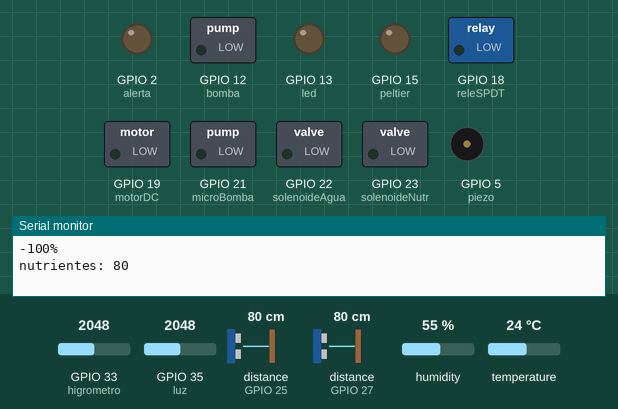
A sketch run on a simulated ESP32. On the bench: switched loads named in the sketch (green lamp = pin HIGH), output pins drawn as LEDs (lit = HIGH), buzzer (waves = sounding, pin HIGH), the last lines printed to the serial monitor. The inputs (shaded band) are chosen by the test bench; at power-on: distance to the obstacle (sensors on GPIO 25, GPIO 27) 80 cm, GPIO 33 (higrometro) = 2048, GPIO 35 (luz) = 2048, humidity 55 %, temperature 24 °C. WiFi joins after 1.5 s; servers stay silent unless stated.

Above: at 3.0 s.
3.1 s: distance to the obstacle (sensor on GPIO 25) set to 96 cm
6.2 s: distance to the obstacle (sensor on GPIO 25) set to 106 cm
At 7.6 s:
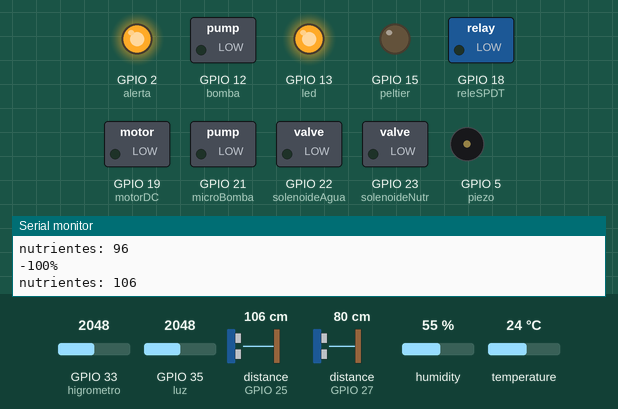
At 12.7 s:
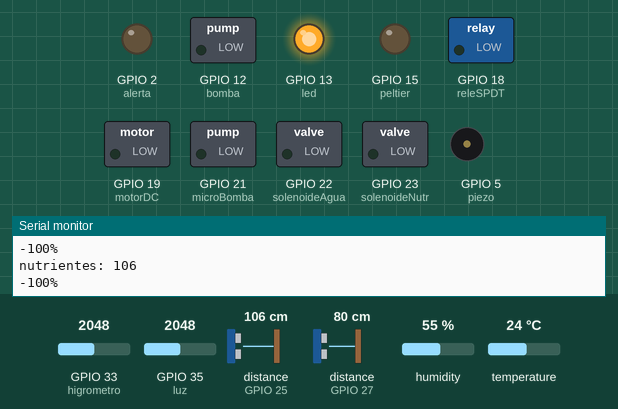
12.8 s: distance to the obstacle (sensor on GPIO 27) set to 98 cm
17.0 s: distance to the obstacle (sensor on GPIO 27) set to 106 cm
At 20.2 s:
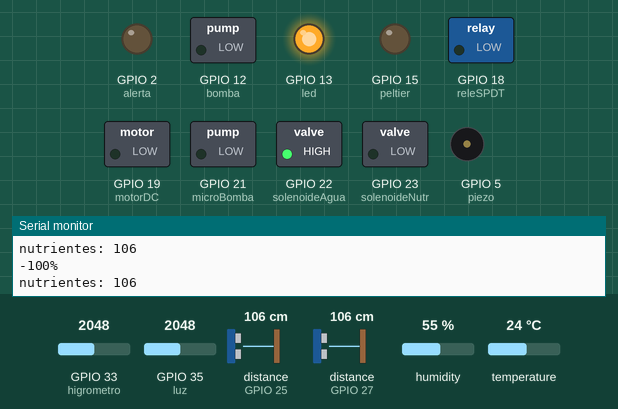
20.5 s: GPIO 33 (higrometro) set to 3015
26.5 s: GPIO 33 (higrometro) set to 3129
At 35.1 s:
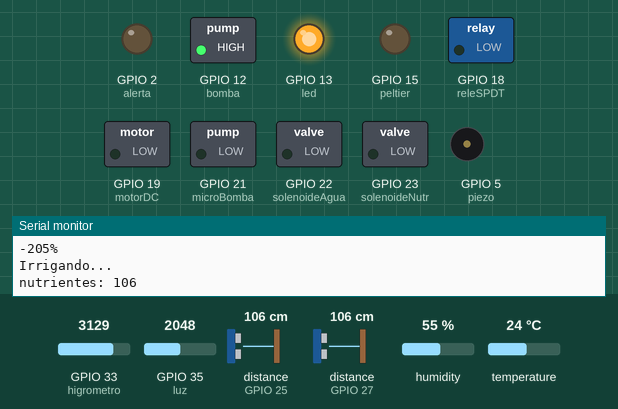
Timing chart, 0 to 36.8 s (numbered marks = the images above; inputs shaded):
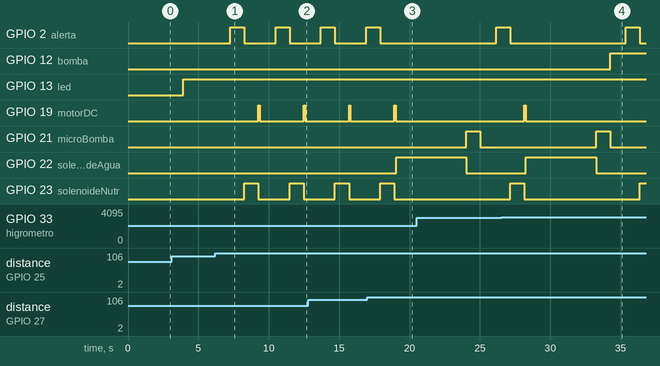

Measured:
- the behaviour switches between 100 and 101 cm on distance to the obstacle (sensor on GPIO 25) (found by bisection; images 0 and 1)
- the behaviour switches between 100 and 101 cm on distance to the obstacle (sensor on GPIO 27) (found by bisection; images 2 and 3)
- the behaviour switches between 3068 and 3069 on GPIO 33 (higrometro) (found by bisection; images 3 and 4)
- after the input at 6.2 s, GPIO 2 (alerta): alternates HIGH for 1.0 s and LOW for 2.2 s, starting after 1.1 s; GPIO 19 (motorDC): alternates HIGH for 0.10 s and LOW for 3.1 s, starting after 3.1 s; GPIO 23 (solenoideNutr): alternates HIGH for 1.0 s and LOW for 2.2 s, starting after 2.1 s
- after the input at 17.0 s, GPIO 2 (alerta): goes on until 17.9 s, then stays LOW; GPIO 22 (solenoideAgua): LOW → HIGH after 2.0 s
- after the input at 26.5 s, GPIO 12 (bomba): LOW → HIGH after 7.8 s

The sketch:

newAgro.ino
```cpp
/**************************************************
          Projeto:New-Agro;

          Hardware: ESP32;
          Plataforma: IDE ARDUINO;
          Placa: DOIT ESP32 DEVKIT V1;

          Sensores: Ultrassonico, Higrometro, DRH22, LDR; PH;
          Elaborado por: Nadyne Barbieri e Gustavo Bizon;

          Código: C++
          Versão: 1.0
          Data: //

***************************************************/
#define BLYNK_PRINT Serial
#define BLYNK_TEMPLATE_ID "***"
#define BLYNK_TEMPLATE_NAME "NewAgro"
#define BLYNK_AUTH_TOKEN "***"

#include <Ultrasonic.h>
#include <WiFi.h>
#include <WiFiClient.h>
#include <BlynkSimpleEsp32.h>
#include <DHT.h>

char ssid[] = "*******";
char pass[] = "*********";

//ATUADORES
#define alerta 2
#define piezo 5
#define bomba 12
#define led 13
#define peltier 15
#define releSPDT 18
#define motorDC 19
#define microBomba 21
#define solenoideAgua 22
#define solenoideNutr 23

//SENSORES
#define higrometro 33
#define DHTPIN 32
#define luz 35
#define ph 34
#define DHTTYPE DHT22
DHT dht(DHTPIN, DHTTYPE);
Ultrasonic ultrasonicAgua(14, 27);
Ultrasonic ultrasonicNutr(26, 25);

BlynkTimer timer; //CONECTA A NUVEM
 BLYNK_WRITE(V0) {
  int value =  param.asInt();
  digitalWrite(motorDC, value);
}

void temperaturaUmidade(){
  float h = dht.readHumidity();
  float t = dht.readTemperature();
  Blynk.virtualWrite(V2, t);
  Blynk.virtualWrite(V3, h);

  if (isnan(h) || isnan(t)) {
    Serial.println("Falha na leitura");
    return;
  }

  if (dht.readHumidity() <33) {
    digitalWrite(piezo, HIGH);
  } else {
    digitalWrite(piezo, LOW);
  }

  if (dht.readTemperature() > 24){
    digitalWrite(peltier, HIGH);
    delay(10000);
    digitalWrite(peltier,LOW);
  }

  if(dht.readTemperature() < 18) {
    digitalWrite(releSPDT , HIGH);
    digitalWrite(peltier, HIGH);
    delay(10000);
    digitalWrite(peltier, LOW);
    digitalWrite(releSPDT ,LOW);
  }
}

void ReservatorioNutr(){

  int distanceNutr = ultrasonicNutr.read();
  Serial.print("nutrientes: ");
  Serial.println(distanceNutr);
  delay(1000);

  if(distanceNutr > 100){ //aterar o valor de alcance aqui
    digitalWrite(alerta, HIGH);
    delay(1000);//falta definir tempo que valvula vai ficar ligada
    digitalWrite(alerta, LOW);

    digitalWrite(solenoideNutr, HIGH);
    delay(1000);//falta definir tempo que valvula vai ficar ligada
    digitalWrite(solenoideNutr, LOW);
    //delay(100);
    digitalWrite(motorDC, HIGH);
    delay(100); // definir tempo que o motor vai ficar ligado aqui
    digitalWrite(motorDC, LOW);
  }
  Blynk.virtualWrite(V4, distanceNutr);
}

void ReservatorioAgua(){
  int distanceAgua = ultrasonicAgua.read();
  //Serial.print("Agua: ");
 // Serial.println(distanceAgua);
  Blynk.virtualWrite(V5, distanceAgua);

  if(distanceAgua > 100){ //aterar o valor de alcance aqui
    digitalWrite(solenoideAgua, HIGH);
    delay(5000);//falta definir tempo ficara ligado
    digitalWrite(solenoideAgua, LOW);
    digitalWrite(microBomba, HIGH);
    delay(1000);//falta definir tempo ficara ligado
    digitalWrite(microBomba, LOW);
  } else {
      digitalWrite(solenoideAgua, LOW);
      digitalWrite(microBomba, LOW);
    }

  //Higrometro

  int umidade = analogRead(higrometro);
  int Porcento = map(umidade, 1023, 0, 0, 100);

  Serial.print(Porcento);
  Serial.println("%");


  if(Porcento <= (-200))// alterar aqui depois dos testes
  {
    Serial.println("Irrigando...");
    digitalWrite(bomba, HIGH);
    } else {
    digitalWrite(bomba, LOW);
    }
    delay(100);

}
//LUMINOSIDADE
void luminosidade(){
int ldrValor = analogRead(luz);

if (ldrValor>= 800) {
  digitalWrite(led,HIGH);
} else {digitalWrite(led,LOW);
  Serial.println(ldrValor);
  delay(100);
  }
  Blynk.virtualWrite(V1, ldrValor);
}

void setup(){
  //Serial.begin(115200);
  pinMode(bomba, OUTPUT);
  pinMode(peltier, OUTPUT);
  pinMode(piezo, OUTPUT);
  pinMode(releSPDT, OUTPUT);
  pinMode(motorDC, OUTPUT);
  pinMode(microBomba, OUTPUT);
  pinMode(solenoideAgua, OUTPUT);
  pinMode(solenoideNutr, OUTPUT);
  pinMode(led, OUTPUT);
  pinMode(alerta, OUTPUT);

  Blynk.begin(BLYNK_AUTH_TOKEN, ssid, pass);
  dht.begin();
  timer.setInterval(1000L, temperaturaUmidade);
  timer.setInterval(1000L, ReservatorioAgua);
  timer.setInterval(1000L, ReservatorioNutr);
  timer.setInterval(1000L, luminosidade);
}

void loop(){
  Blynk.run();
  timer.run();
}
```
